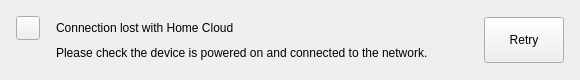
<?xml version="1.0" encoding="UTF-8"?>
<ui version="4.0">
 <class>DeviceUnreachableBanner</class>
 <widget class="QWidget" name="DeviceUnreachableBanner">
  <property name="geometry">
   <rect>
    <x>0</x>
    <y>0</y>
    <width>580</width>
    <height>80</height>
   </rect>
  </property>
  <property name="windowTitle">
   <string/>
  </property>
  <layout class="QHBoxLayout" name="outerLayout">
   <property name="leftMargin">
    <number>0</number>
   </property>
   <property name="topMargin">
    <number>0</number>
   </property>
   <property name="rightMargin">
    <number>0</number>
   </property>
   <property name="bottomMargin">
    <number>0</number>
   </property>
   <item>
    <widget class="QFrame" name="cardFrame">
     <property name="minimumSize">
      <size>
       <width>0</width>
       <height>80</height>
      </size>
     </property>
     <property name="frameShape">
      <enum>QFrame::Shape::NoFrame</enum>
     </property>
     <layout class="QHBoxLayout" name="cardLayout">
      <property name="spacing">
       <number>4</number>
      </property>
      <property name="leftMargin">
       <number>16</number>
      </property>
      <property name="topMargin">
       <number>16</number>
      </property>
      <property name="rightMargin">
       <number>16</number>
      </property>
      <property name="bottomMargin">
       <number>16</number>
      </property>
      <item alignment="Qt::AlignmentFlag::AlignTop">
       <widget class="QWidget" name="iconWrapper" native="true">
        <layout class="QVBoxLayout" name="iconWrapperLayout">
         <property name="spacing">
          <number>0</number>
         </property>
         <property name="leftMargin">
          <number>0</number>
         </property>
         <property name="topMargin">
          <number>0</number>
         </property>
         <property name="rightMargin">
          <number>0</number>
         </property>
         <property name="bottomMargin">
          <number>0</number>
         </property>
         <item>
          <widget class="QToolButton" name="btnIcon">
           <property name="minimumSize">
            <size>
             <width>24</width>
             <height>24</height>
            </size>
           </property>
           <property name="maximumSize">
            <size>
             <width>24</width>
             <height>24</height>
            </size>
           </property>
           <property name="focusPolicy">
            <enum>Qt::FocusPolicy::NoFocus</enum>
           </property>
           <property name="text">
            <string/>
           </property>
           <property name="iconSize">
            <size>
             <width>24</width>
             <height>24</height>
            </size>
           </property>
          </widget>
         </item>
        </layout>
       </widget>
      </item>
      <item>
       <spacer name="iconTextSpacer">
        <property name="orientation">
         <enum>Qt::Orientation::Horizontal</enum>
        </property>
        <property name="sizeType">
         <enum>QSizePolicy::Policy::Fixed</enum>
        </property>
        <property name="sizeHint" stdset="0">
         <size>
          <width>12</width>
          <height>20</height>
         </size>
        </property>
       </spacer>
      </item>
      <item>
       <widget class="QWidget" name="textColumn" native="true">
        <property name="sizePolicy">
         <sizepolicy hsizetype="Expanding" vsizetype="Preferred">
          <horstretch>1</horstretch>
          <verstretch>0</verstretch>
         </sizepolicy>
        </property>
        <layout class="QVBoxLayout" name="textLayout">
         <property name="spacing">
          <number>2</number>
         </property>
         <property name="leftMargin">
          <number>0</number>
         </property>
         <property name="topMargin">
          <number>0</number>
         </property>
         <property name="rightMargin">
          <number>0</number>
         </property>
         <property name="bottomMargin">
          <number>0</number>
         </property>
         <item>
          <widget class="QLabel" name="lblTitle">
           <property name="text">
            <string>Connection lost with Home Cloud</string>
           </property>
           <property name="wordWrap">
            <bool>true</bool>
           </property>
          </widget>
         </item>
         <item>
          <widget class="QLabel" name="lblSubtitle">
           <property name="text">
            <string>Please check the device is powered on and connected to the network.</string>
           </property>
           <property name="wordWrap">
            <bool>true</bool>
           </property>
          </widget>
         </item>
        </layout>
       </widget>
      </item>
      <item>
       <widget class="QPushButton" name="btnRetry">
        <property name="minimumSize">
         <size>
          <width>0</width>
          <height>46</height>
         </size>
        </property>
        <property name="maximumSize">
         <size>
          <width>16777215</width>
          <height>46</height>
         </size>
        </property>
        <property name="cursor">
         <cursorShape>PointingHandCursor</cursorShape>
        </property>
        <property name="focusPolicy">
         <enum>Qt::FocusPolicy::StrongFocus</enum>
        </property>
        <property name="text">
         <string>Retry</string>
        </property>
       </widget>
      </item>
     </layout>
    </widget>
   </item>
  </layout>
 </widget>
 <resources/>
 <connections/>
</ui>
